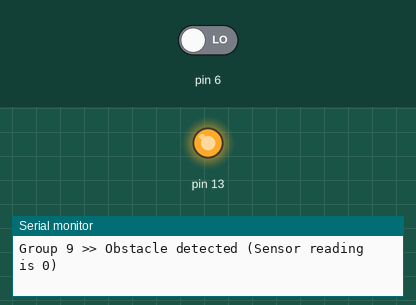
Recording of a sketch running on a simulated Arduino Uno, built with avr-gcc and run on an emulated ATmega328P. On the bench: output pins drawn as LEDs (lit = HIGH), the last lines printed to the serial monitor. The test bench sets the inputs (shaded band); at power-on: pin 6 LOW.

Above: at 1.8 s.
1.9 s: pin 6 driven HIGH
At 3.1 s:
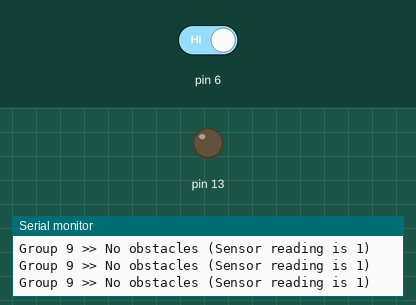
3.5 s: pin 6 driven LOW
At 4.3 s:
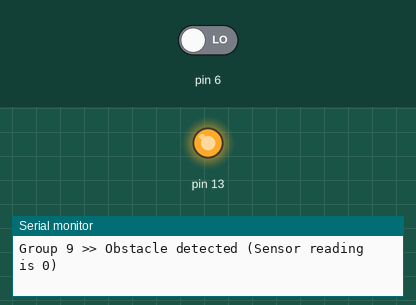
Timing chart, 0 to 6.5 s (numbered marks = the images above; inputs shaded):
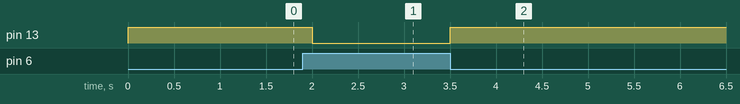

The sketch:

sketch_sep8a.ino
```cpp
void setup() {
  // put your setup code here, to run once:
  pinMode(13, OUTPUT);
  pinMode(6, INPUT);
  Serial.begin(9600);
}

void loop() {
  // put your main code here, to run repeatedly:

if (digitalRead(6) == HIGH){
  digitalWrite(13,LOW);
  Serial.println("Group 9 >> No obstacles (Sensor reading is 1)");
} else {
  digitalWrite(13,HIGH);
  Serial.println("Group 9 >> Obstacle detected (Sensor reading is 0)");
}
// digitalWrite(13, !digitalRead(6));
delay(500);
}
```

Measured:
- after the input at 1.9 s, pin 13: HIGH → LOW after 0.10 s
- after the input at 3.5 s, pin 13: LOW → HIGH at once
